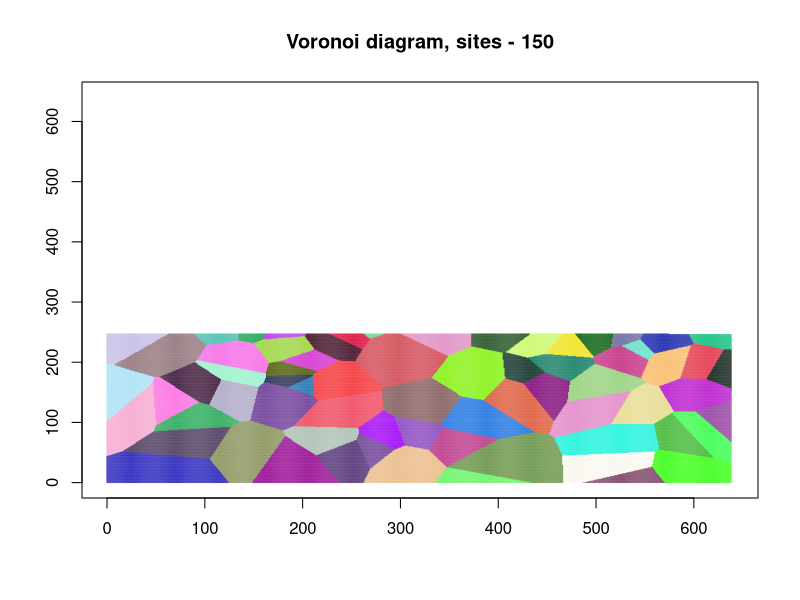

This chart was generated by the following R code: (Note: a time limit stopped this script after it produced the figure.)
## HF#1 Random Hex color
randHclr <- function() {
        m=255;r=g=b=0;
        r <- sample(0:m, 1, replace=TRUE);
        g <- sample(0:m, 1, replace=TRUE);
        b <- sample(0:m, 1, replace=TRUE);
        return(rgb(r,g,b,maxColorValue=m));
}
## HF#2 Metrics: Euclidean, Manhattan and Minkovski
Metric <- function(x, y, mt) {
        if(mt==1) {return(sqrt(x*x + y*y))}
        if(mt==2) {return(abs(x) + abs(y))}
        if(mt==3) {return((abs(x)^3 + abs(y)^3)^0.33333)}
}

## Plotting Voronoi diagram. aev 3/12/17
## ns - number of sites, fn - file name, ttl - plot title.
## mt - type of metric: 1 - Euclidean, 2 - Manhattan, 3 - Minkovski.
pVoronoiD <- function(ns, fn="", ttl="",mt=1) {
        cat(" *** START VD:", date(), "\n");
        if(mt<1||mt>3) {mt=1}; mts=""; if(mt>1) {mts=paste0(", mt - ",mt)}; 
        m=640; i=j=k=m1=m-2; x=y=d=dm=0;
        if(fn=="") {pf=paste0("VDR", mt, ns, ".png")} else {pf=paste0(fn, ".png")};
        if(ttl=="") {ttl=paste0("Voronoi diagram, sites - ", ns, mts)};
        cat(" *** Plot file -", pf, "title:", ttl, "\n");
        plot(NA, xlim=c(0,m), ylim=c(0,m), xlab="", ylab="", main=ttl);
        X=numeric(ns); Y=numeric(ns); C=numeric(ns);
        for(i in 1:ns) {
                X[i]=sample(0:m1, 1, replace=TRUE); 
                Y[i]=sample(0:m1, 1, replace=TRUE);
                C[i]=randHclr();
        }
        for(i in 0:m1) {
                for(j in 0:m1) {
                        dm=Metric(m1,m1,mt); k=-1;
                        for(n in 1:ns) {
                                d=Metric(X[n]-j,Y[n]-i, mt);
                                if(d<dm) {dm=d; k=n;}
                        }
                        clr=C[k]; segments(j, i, j, i, col=clr);
                }
        }
        points(X, Y, pch = 19, col = "black", bg = "white")
        dev.copy(png, filename=pf, width=m, height=m);
        dev.off(); graphics.off();
        cat(" *** END VD:",date(),"\n");
}
## Executing:
pVoronoiD(150)          ## Euclidean metric
pVoronoiD(10,"","",2)   ## Manhattan metric
pVoronoiD(10,"","",3)   ## Minkovski metric
